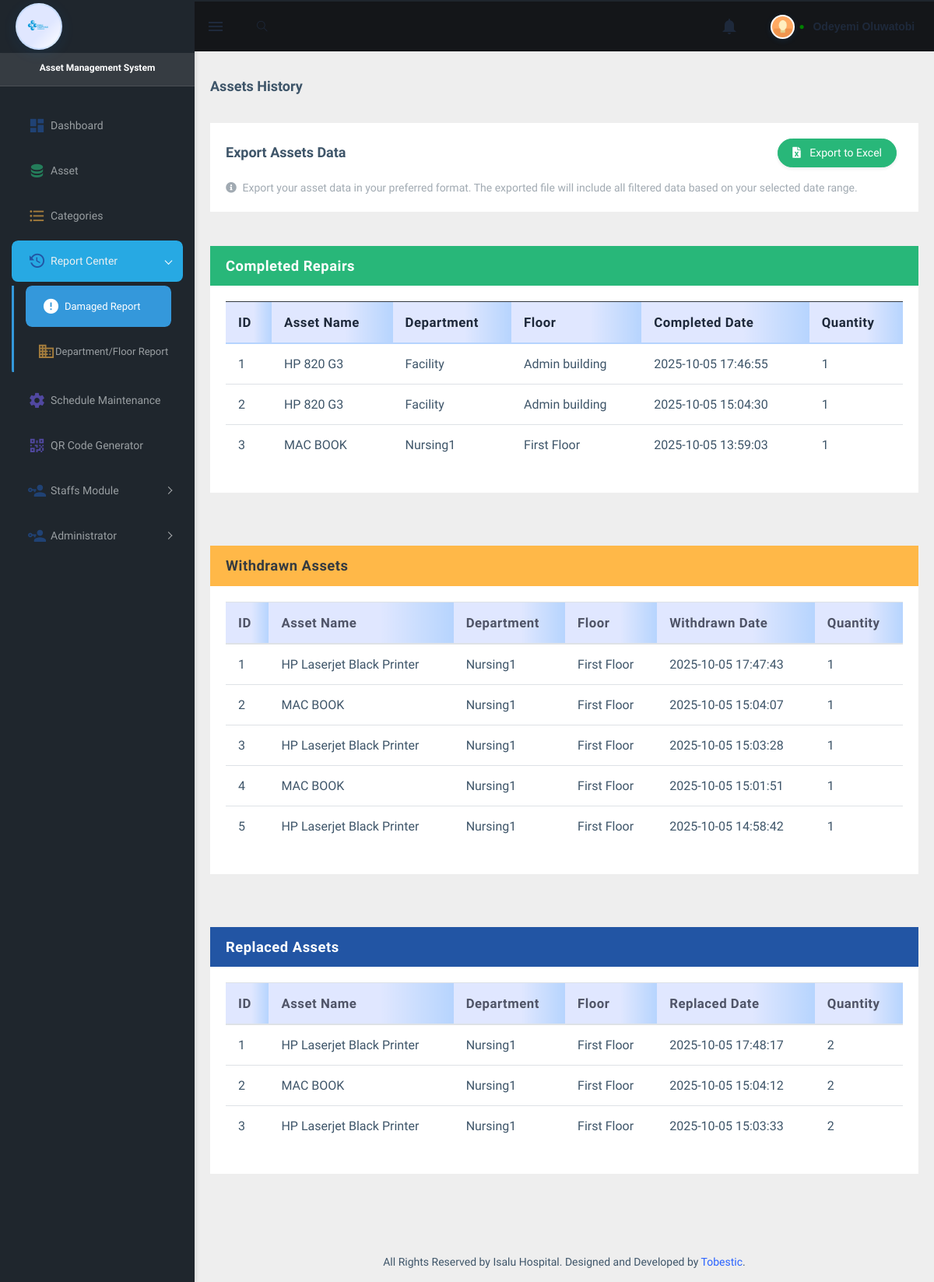
Before: /admindashboard/assethistory.php (signed in) with the older database file.
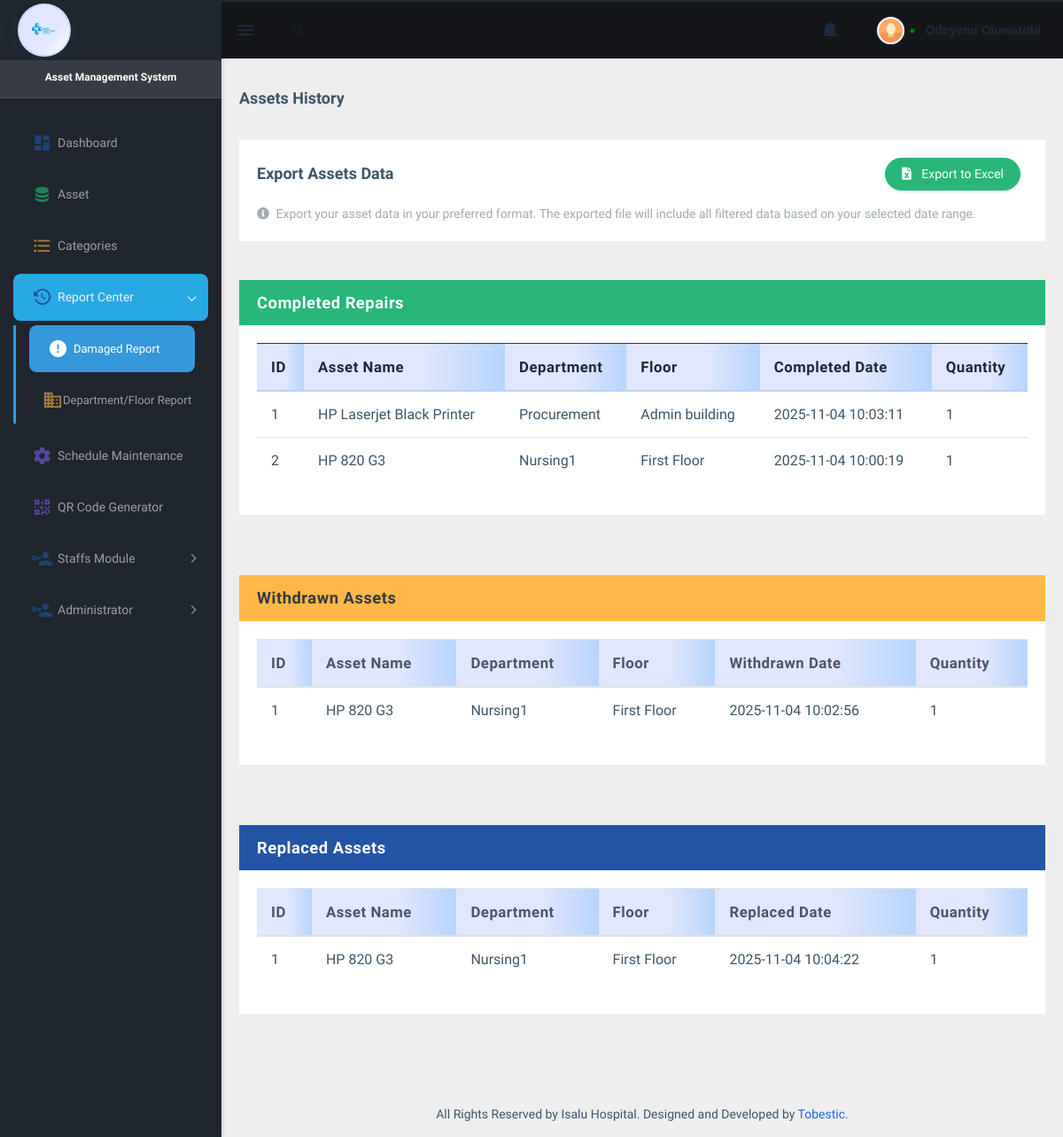
After: the same page with the newer database file.
### tables this page shows
CREATE TABLE `completed_asset` (
  `id` int(11) NOT NULL,
  `asset_id` int(11) NOT NULL,
  `quantity` int(11) NOT NULL,
  `status` varchar(30) NOT NULL,
  `floor` varchar(30) NOT NULL,
  `completed` int(11) NOT NULL,
  `completed_date` varchar(30) NOT NULL,
  `reg_no` varchar(20) NOT NULL,
  `asset_name` varchar(30) NOT NULL,
  `department` varchar(30) NOT NULL,
  `reported_by` varchar(30) NOT NULL
);

CREATE TABLE `withdrawn_asset` (
  `id` int(11) NOT NULL,
  `asset_id` int(11) NOT NULL,
  `reg_no` varchar(30) NOT NULL,
  `asset_name` varchar(40) NOT NULL,
  `department` varchar(40) NOT NULL,
  `floor` varchar(30) NOT NULL,
  `withdrawn_date` varchar(40) NOT NULL,
  `withdrawn_by` varchar(40) NOT NULL,
  `withdrawn_reason` text NOT NULL,
  `qty` int(11) NOT NULL,
  `status` int(11) NOT NULL
);

CREATE TABLE `asset_replacement_log` (
  `id` int(11) NOT NULL,
  `asset_id` int(11) NOT NULL,
  `replaced_quantity` int(11) NOT NULL,
  `replaced_at` datetime DEFAULT current_timestamp(),
  `replaced` int(11) NOT NULL,
  `reg_no` varchar(30) NOT NULL,
  `asset_name` varchar(40) NOT NULL,
  `department` varchar(30) NOT NULL,
  `floor` varchar(30) NOT NULL
);

### admindashboard/assethistorytable.php (the view, shortened to what the changed rows need)
<?php
require "include/config.php";
try {
    $page4 = isset($_GET['page4']) ? max(1, (int)$_GET['page4']) : 1;
    $offset4 = ($page4 - 1) * 7;
    $where4 = "WHERE status = '1' || status = '0'";
    $sql4 = "SELECT * FROM withdrawn_asset $where4 ORDER BY id DESC LIMIT 7 OFFSET :offset4";
    $stmt4 = $conn->prepare($sql4);
    $stmt4->bindValue(':offset4', $offset4, PDO::PARAM_INT);
    $stmt4->execute();
    $withdrawn_assets = $stmt4->fetchAll(PDO::FETCH_ASSOC);
    $page2 = isset($_GET['page2']) ? max(1, (int)$_GET['page2']) : 1;
    $offset2 = ($page2 - 1) * 7;
    $where2 = "WHERE completed = '1'";
    $sql2 = "SELECT * FROM completed_asset $where2 ORDER BY id DESC LIMIT 7 OFFSET :offset2";
    $stmt2 = $conn->prepare($sql2);
    $stmt2->bindValue(':offset2', $offset2, PDO::PARAM_INT);
    $stmt2->execute();
    $completed_assets = $stmt2->fetchAll(PDO::FETCH_ASSOC);
    $page3 = isset($_GET['page3']) ? max(1, (int)$_GET['page3']) : 1;
    $offset3 = ($page3 - 1) * 7;
    $where3 = "WHERE replaced = '1'";
    $sql3 = "SELECT * FROM asset_replacement_log $where3 ORDER BY id DESC LIMIT 7 OFFSET :offset3";
    $stmt3 = $conn->prepare($sql3);
    $stmt3->bindValue(':offset3', $offset3, PDO::PARAM_INT);
    $stmt3->execute();
    $replaced_assets = $stmt3->fetchAll(PDO::FETCH_ASSOC);
?>
<?php if (!empty($completed_assets)): ?>
<div class="row mb-5">
    <div class="col-12">
        <div class="card">
            <div class="card-body">
                <div class="table-responsive">
                    <table class="table">
                        <thead class="table-dark">
                            <tr>
                                <th>ID</th>
                                <th>Asset Name</th>
                                <th>Department</th>
                                <th>Floor</th>
                                <th>Completed Date</th>
                                <th>Quantity</th>
                            </tr>
                        </thead>
                        <tbody>
                            <?php $i2 = 1; foreach ($completed_assets as $row): ?>
                                <tr>
                                    <td><?php echo $i2++; ?></td>
                                    <td><?php echo htmlspecialchars($row['asset_name']); ?></td>
                                    <td><?php echo htmlspecialchars($row['department']); ?></td>
                                    <td><?php echo htmlspecialchars($row['floor']); ?></td>
                                    <td><?php echo htmlspecialchars($row['completed_date']); ?></td>
                                    <td><?php echo htmlspecialchars($row['quantity']); ?></td>
                                </tr>
                            <?php endforeach; ?>
                        </tbody>
                    </table>
                </div>
            </div>
        </div>
    </div>
</div>
<?php endif; ?>
<?php if (!empty($withdrawn_assets)): ?>
<div class="row mb-5">
    <div class="col-12">
        <div class="card">
            <div class="card-body">
                <div class="table-responsive">
                    <table class="table">
                        <thead class="thead-light">
                            <tr>
                                <th>ID</th>
                                <th>Asset Name</th>
                                <th>Department</th>
                                <th>Floor</th>
                                <th>Withdrawn Date</th>
                                <th>Quantity</th>
                            </tr>
                        </thead>
                        <tbody>
                            <?php $i4 = 1; foreach ($withdrawn_assets as $row): ?>
                                <tr>
                                    <td><?php echo $i4++; ?></td>
                                    <td><?php echo htmlspecialchars($row['asset_name']); ?></td>
                                    <td><?php echo htmlspecialchars($row['department']); ?></td>
                                    <td><?php echo htmlspecialchars($row['floor']); ?></td>
                                    <td><?php echo htmlspecialchars($row['withdrawn_date']); ?></td>
                                    <td><?php echo htmlspecialchars($row['qty']); ?></td>
                                </tr>
                            <?php endforeach; ?>
                        </tbody>
                    </table>
                </div>
            </div>
        </div>
    </div>
</div>
<?php endif; ?>
<?php if (!empty($replaced_assets)): ?>
<div class="row mb-5">
    <div class="col-12">
        <div class="card">
            <div class="card-body">
                <div class="table-responsive">
                    <table class="table">
                        <thead class="thead-light">
                            <tr>
                                <th>ID</th>
                                 <th>Asset Name</th>
                                <th>Department</th>
                                <th>Floor</th>
                                <th>Replaced Date</th>
                                <th>Quantity</th>
                            </tr>
                        </thead>
                        <tbody>
                            <?php $i3 = 1; foreach ($replaced_assets as $row): ?>
                                <tr>
                                    <td><?php echo $i3++; ?></td>
                                    <td><?php echo htmlspecialchars($row['asset_name']); ?></td>
                                    <td><?php echo htmlspecialchars($row['department']); ?></td>
                                    <td><?php echo htmlspecialchars($row['floor']); ?></td>
                                    <td><?php echo htmlspecialchars($row['replaced_at']); ?></td>
                                    <td><?php echo htmlspecialchars($row['replaced_quantity']); ?></td>
                                </tr>
                            <?php endforeach; ?>
                        </tbody>
                    </table>
                </div>
            </div>
        </div>
    </div>
</div>
<?php endif; ?>
<?php
} catch (PDOException $e) {
    error_log("Database error: " . $e->getMessage());
    echo '<div class="alert alert-danger">An error occurred while fetching the data. Please try again later.<br>' . htmlspecialchars($e->getMessage()) . '</div>';
}
?>

Changed rows visible on the page:
removed completed_asset: asset_name "HP 820 G3", department "Facility", floor "Admin building", completed_date "2025-10-05 17:46:55", quantity "1"
removed completed_asset: asset_name "HP 820 G3", department "Facility", floor "Admin building", completed_date "2025-10-05 15:04:30", quantity "1"
removed completed_asset: asset_name "MAC BOOK", department "Nursing1", floor "First Floor", completed_date "2025-10-05 13:59:03", quantity "1"
removed withdrawn_asset: asset_name "HP Laserjet Black Printer", department "Nursing1", floor "First Floor", withdrawn_date "2025-10-05 17:47:43", qty "1"
removed withdrawn_asset: asset_name "MAC BOOK", department "Nursing1", floor "First Floor", withdrawn_date "2025-10-05 15:04:07", qty "1"
removed withdrawn_asset: asset_name "HP Laserjet Black Printer", department "Nursing1", floor "First Floor", withdrawn_date "2025-10-05 15:03:28", qty "1"
removed withdrawn_asset: asset_name "MAC BOOK", department "Nursing1", floor "First Floor", withdrawn_date "2025-10-05 15:01:51", qty "1"
removed withdrawn_asset: asset_name "HP Laserjet Black Printer", department "Nursing1", floor "First Floor", withdrawn_date "2025-10-05 14:58:42", qty "1"
removed asset_replacement_log: asset_name "HP Laserjet Black Printer", department "Nursing1", floor "First Floor", replaced_at "2025-10-05 17:48:17", replaced_quantity "2"
removed asset_replacement_log: asset_name "MAC BOOK", department "Nursing1", floor "First Floor", replaced_at "2025-10-05 15:04:12", replaced_quantity "2"
removed asset_replacement_log: asset_name "HP Laserjet Black Printer", department "Nursing1", floor "First Floor", replaced_at "2025-10-05 15:03:33", replaced_quantity "2"
added completed_asset: asset_name "HP Laserjet Black Printer", department "Procurement", floor "Admin building", completed_date "2025-11-04 10:03:11", quantity "1"
added completed_asset: asset_name "HP 820 G3", department "Nursing1", floor "First Floor", completed_date "2025-11-04 10:00:19", quantity "1"
added withdrawn_asset: asset_name "HP 820 G3", department "Nursing1", floor "First Floor", withdrawn_date "2025-11-04 10:02:56", qty "1"
added asset_replacement_log: asset_name "HP 820 G3", department "Nursing1", floor "First Floor", replaced_at "2025-11-04 10:04:22", replaced_quantity "1"
